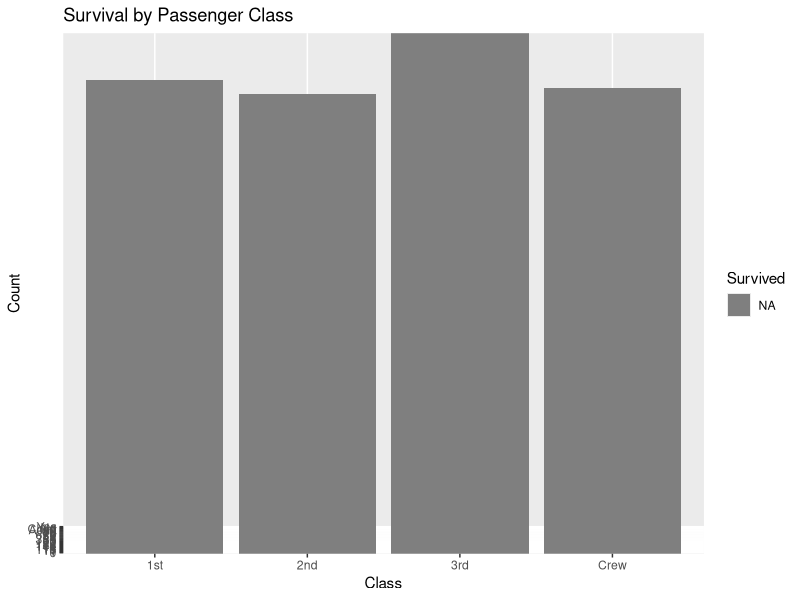
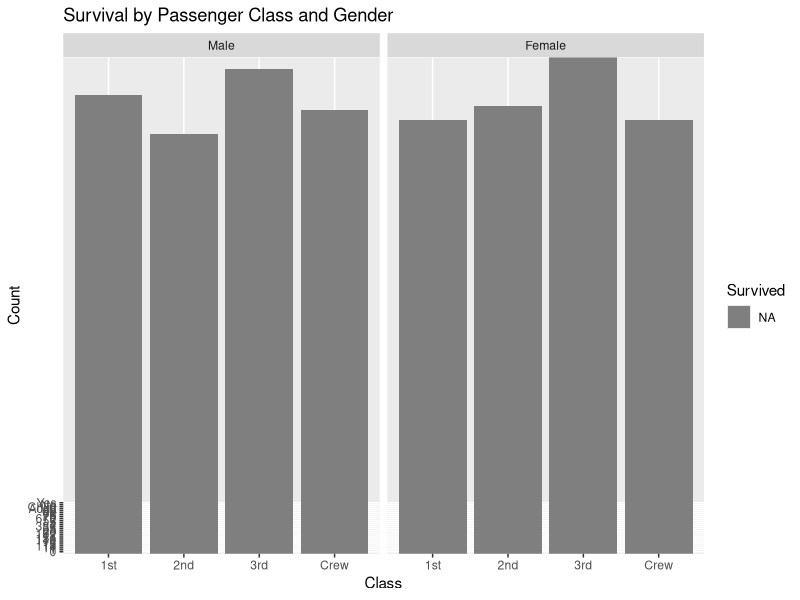

Write R code to recreate these figures, in order.
library(ggplot2)
library(dplyr)
library(tidyr)
data("Titanic")

titanic_data <- as.data.frame(Titanic) %>%
  gather(key = "Survived", value = "Count", -
           Class, -Sex) %>%
  mutate(Survived = factor(Survived, levels = c("No", "Yes")))

barplot_class_survived <- ggplot(titanic_data, aes(x = Class, y = Count, fill = Survived)) +
  geom_bar(stat = "identity", position = "stack") +
  labs(x = "Class", y = "Count", title = "Survival by Passenger Class") +
  scale_fill_manual(values = c("No" = "red", "Yes" = "green"))

barplot_class_gender_survived <- ggplot(titanic_data, aes(x = Class, y = Count, fill = Survived)) +
  geom_bar(stat = "identity", position = "stack") +
  facet_grid(. ~ Sex) +  # Fix: Use Sex instead of sex
  labs(x = "Class", y = "Count", title = "Survival by Passenger Class and Gender") +
  scale_fill_manual(values = c("No" = "red", "Yes" = "green"))

print(barplot_class_survived)
print(barplot_class_gender_survived) 